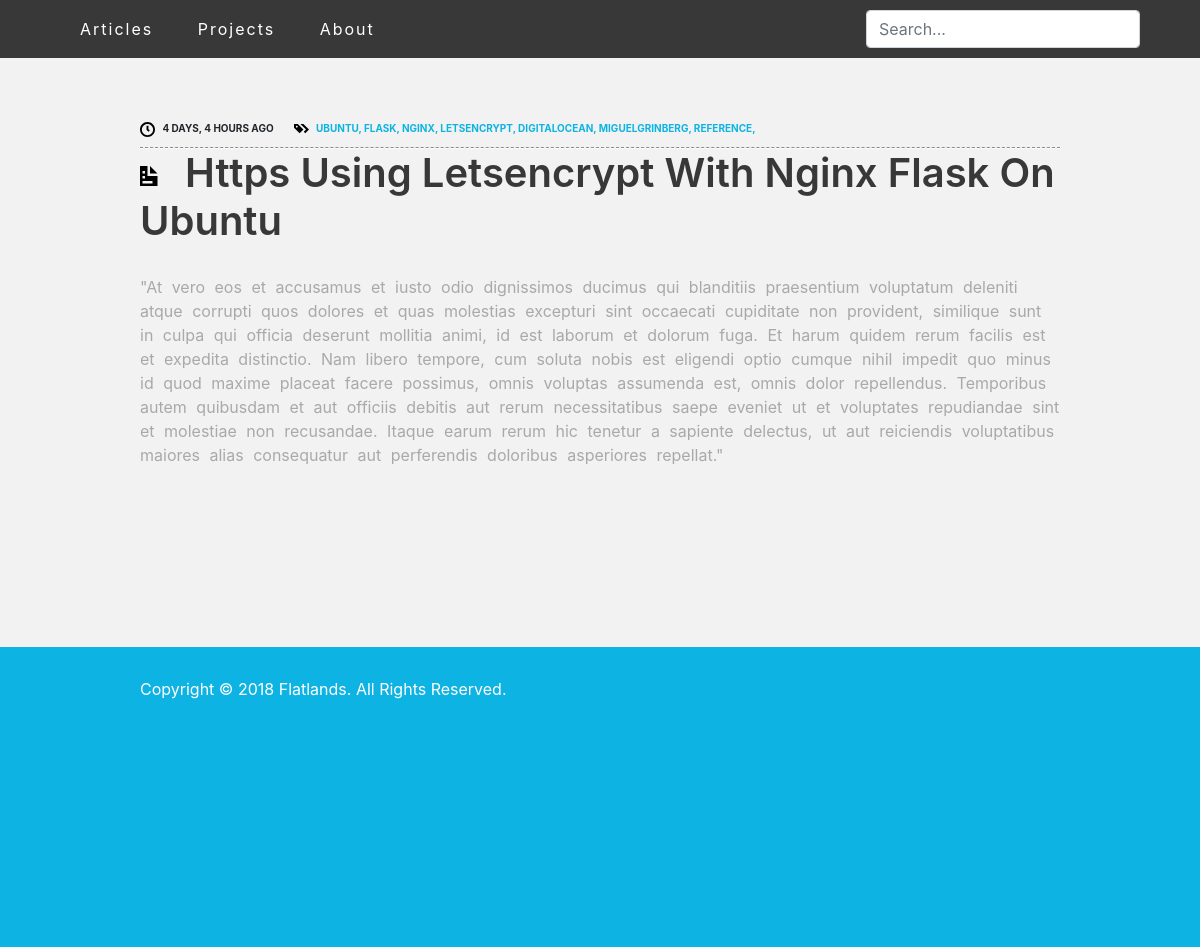
The app's page /blog/4/ with its own data.
### blog/models.py (models this page shows, shortened)
class BlogPost(models.Model):
    name = models.CharField(max_length=200)
    post_type = models.CharField(max_length=200)
    content = models.CharField(max_length=5000)
    pub_date = models.DateTimeField('date published')
    tags = models.CharField(max_length=200)
    def tag_list(self):
        return str(self.tags).split(' ')

### blog/views.py (the view)
# urls.py: path('<int:post_id>/', views.blog_post, name='blog_post'),
def blog_post(request, post_id):
    post = get_object_or_404(BlogPost, pk=post_id)
    return render(request, 'blog/post.html', {'post': post})

### blog/templates/blog/post.html
{% extends "blog/base.html" %}
{% load static %}
{% block content %}
<p style="height:105px;"></p>
<div class="bloglistpost">
        <div class="blogpostheader">
            <div class="bloglistpostdate">
                <img class="iconic-svg" src="{% static 'blog/svg/clock.svg' %}" alt="clock icon">
                {{post.pub_date|timesince|upper}} AGO
            </div>
            <div class="bloglistposttags">
                    <img class="iconic-svg" src="{% static 'blog/svg/tags.svg' %}" alt="tags icon">
                {% for tag in post.tag_list %}
                    <a href="">{{tag|upper}}, </a>
                {% endfor %}
            </div>
        </div>
        <div class="bloglistpostname display-4">
                <hr style="margin:0px;margin-top:5px;border-top: 1px dashed #8c8b8b;border-bottom: 1px dashed #fff;">
                <img class="iconic-svg-header" src="{% static 'blog/svg/document.svg' %}" alt="tags icon">&ensp;{{ post.name|title }}
        </div>
        <div class="bloglistpostcontent">
                {{ post.content|capfirst}}
            </div>
    </div>
{% endblock %}

### blog/static/blog/main.css (style rules this page uses)
body { background-color: #f2f2f2; }
.blogpostheader { display: flex; flex-direction: row; font-weight: bold; }
.bloglistpost { display: flex; flex-direction: column; margin: auto auto; padding-bottom: 100px; }
.bloglistpostdate { font-size:10px; padding-right: 20px; }
.bloglistpostname { font-size: 40px; font-weight: 600; padding-top:5px; padding-bottom:30px; color:#383838; }
.bloglistpostcontent { color: darkgray; word-spacing: 5px; }
.bloglistposttags { font-size:10px; }
.iconic-svg { height:15px; width:15px; margin-right:5px; }
.iconic-svg-header { height:20px; width:20px; margin-right:5px; }
a:link { color: #0db3e3; }

### records on screen
BlogPost: pub_date "4 DAYS, 4 HOURS", name "Https Using Letsencrypt With Nginx Flask On Ubuntu", content "\"At vero eos et accusamus et iusto odio dignissimos ducimus qui blanditiis praesentium voluptatum deleniti atque corrupti quos dolores et quas molestias excepturi sint occaecati cupiditate non provident, similique sunt in culpa qui officia deserunt mollitia animi, id est laborum et dolorum fuga. Et harum quidem rerum facilis est et expedita distinctio. Nam libero tempore, cum soluta nobis est eligendi optio cumque nihil impedit quo minus id quod maxime placeat facere possimus, omnis voluptas assumenda est, omnis dolor repellendus. Temporibus autem quibusdam et aut officiis debitis aut rerum necessitatibus saepe eveniet ut et voluptates repudiandae sint et molestiae non recusandae. Itaque…"

### other values on screen
{{ tag|upper }} "UBUNTU" "FLASK" "NGINX" "LETSENCRYPT" "DIGITALOCEAN" "MIGUELGRINBERG" "REFERENCE"
